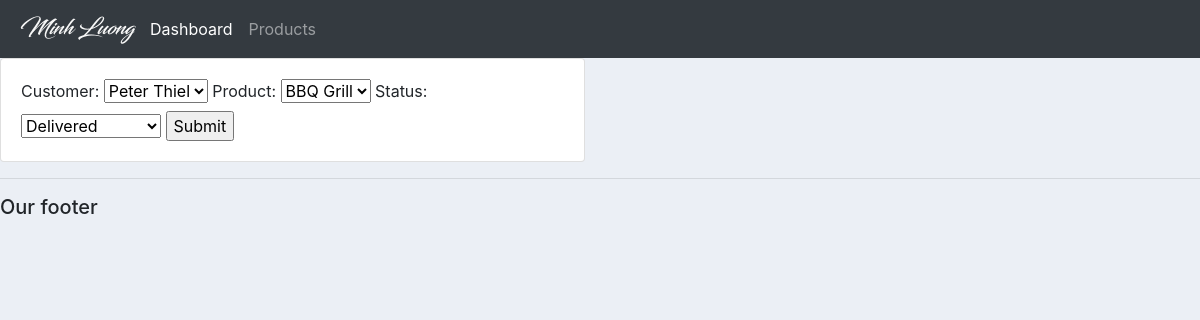
The page /update_order/2/ on the database its author committed.
### accounts/models.py (models this page shows, shortened)
class Order(models.Model):
    STATUS = (
        ('Pending', 'Pending'),
        ('Out for delivery', 'Out for delivery'),
        ('Delivered', 'Delivered')
    )
    customer = models.ForeignKey(Customer, null = True, on_delete = models.SET_NULL)
    product = models.ForeignKey(Product, null = True, on_delete = models.SET_NULL)
    date_created = models.DateTimeField(auto_now_add=True)
    status = models.CharField(max_length=200, null = True, choices=STATUS)

### accounts/views.py (the view)
# urls.py: path('update_order/<str:pk>/', views.updateOrder, name ='update_order'),
def updateOrder(request, pk):
	order = Order.objects.get(id=pk)
	form = OrderForm(instance=order)
	if request.method == 'POST':
		form = OrderForm(request.POST, instance=order)
		if form.is_valid():
			form.save()
			return redirect('/')
	context = {'form':form}
	return render(request, 'accounts/order_form.html', context)

### accounts/forms.py
class OrderForm(ModelForm):
	class Meta:
		model = Order
		fields = '__all__'

### accounts/models.py (called while the page is built)
    def __str__(self):
        return self.name

    def __str__(self):
        return self.name

### accounts/templates/accounts/order_form.html (shortened to what this page needs)
{%  extends 'accounts/main.html' %}
{% load static %}
{% block content %}
<div class="row">
	<div class="col-md-6">
		<div class="card card-body">
			<form action="" method="POST">
				{{form}}
				<input type="submit" name="Submit">
			</form>
		</div>
	</div>
</div>
{% endblock %}

### static/css/main.css (style rules this page uses)
body { background-color: #ebeff5; }

### rows shown on the page
Order: customer "Peter Thiel", product "BBQ Grill", status "Delivered"
